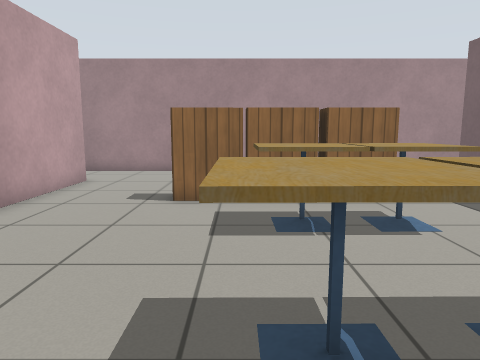
[1] (above)

22 first-person views from a walk through a robot-simulator world made for Gazebo. The camera is 0.9 m above the floor, tilts 8° down and sees 70° across. The floor is counted in squares, 0.5 m on a side. Each view is taken from the middle of a square. On the plan, view 1 faces up. The plan holds only what a view shows up to about 17 squares ahead; the rest is blank. Simple patterns stand in for the simulator's built-in surfaces.

[2]
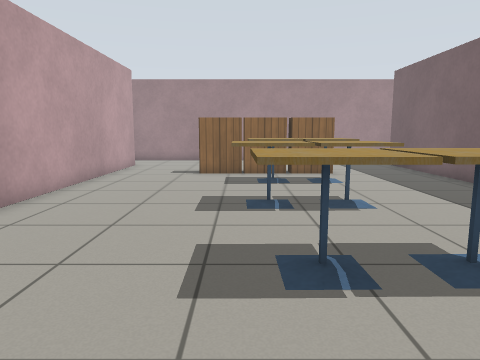

[3]
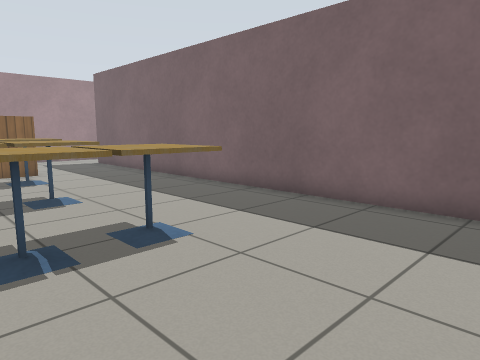

[4]
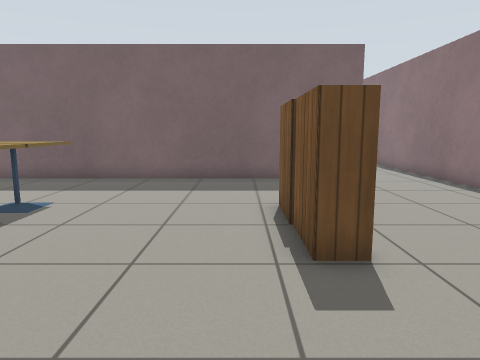

[5]
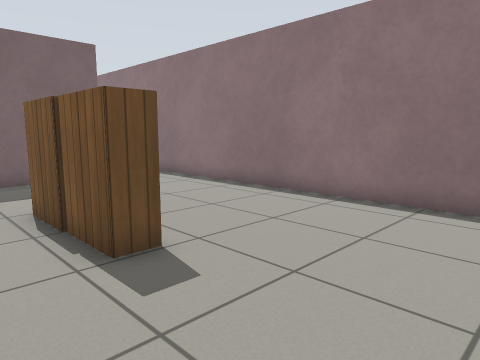

[6]
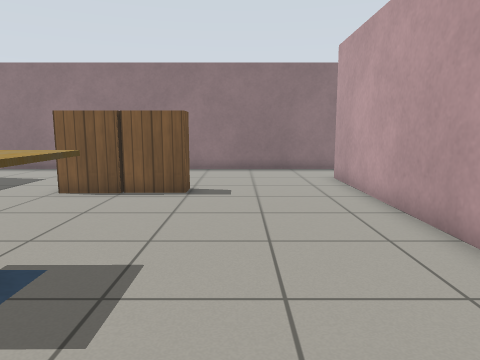

[7]
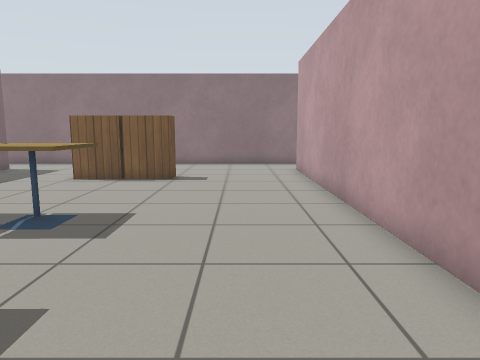

[8]
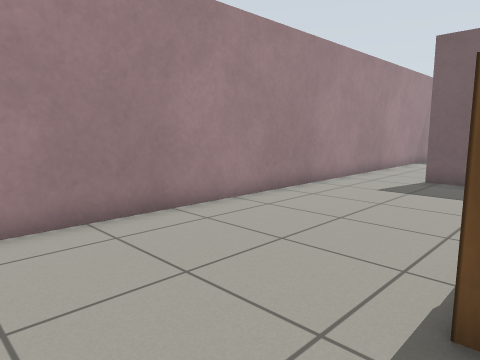

[9]
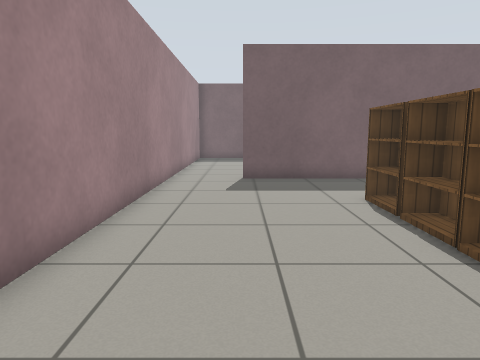

[10]
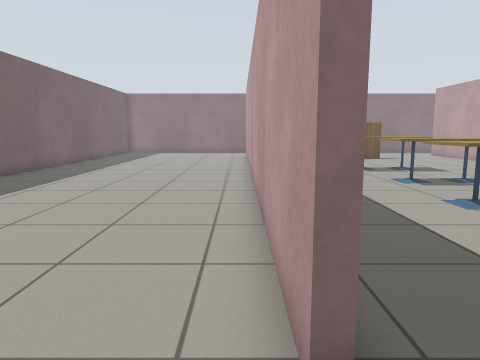

[11]
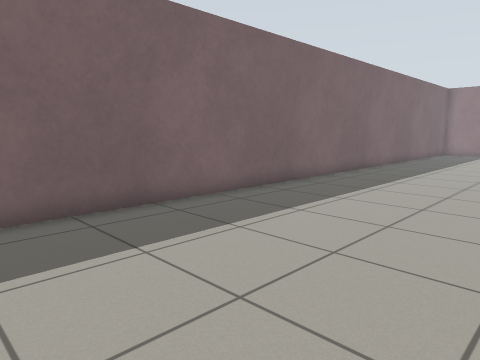

[12]
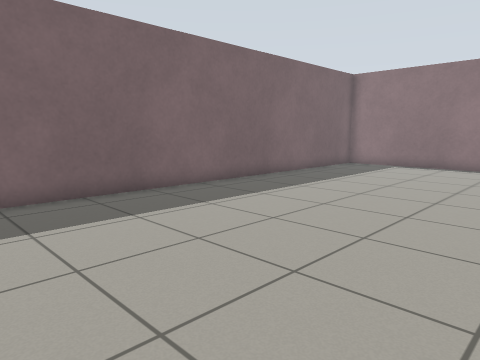

[13]
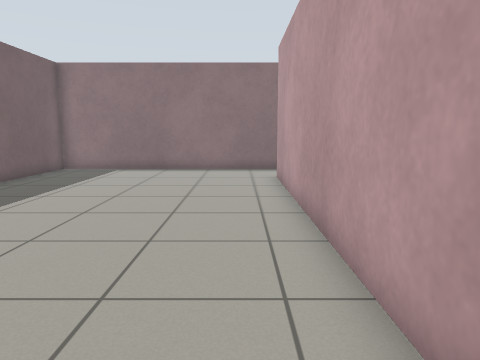

[14]
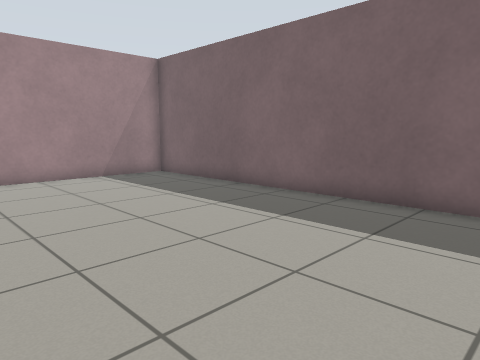

[15]
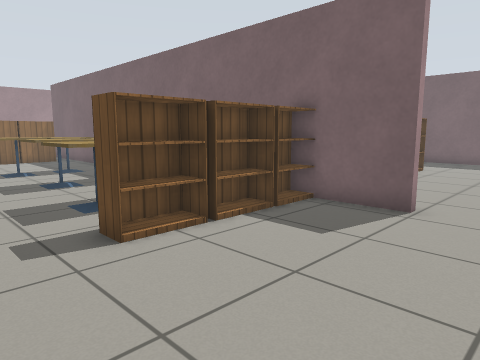

[16]
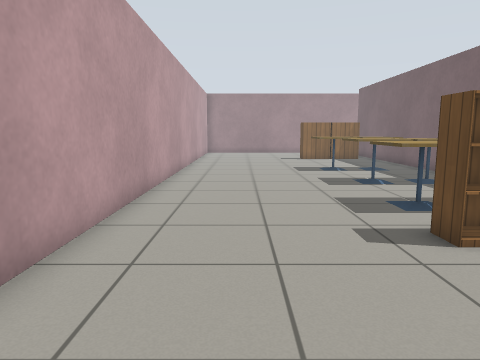

[17]
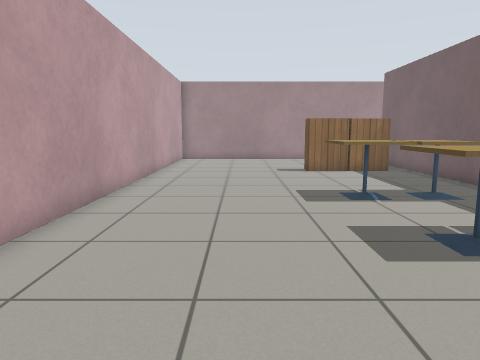

[18]
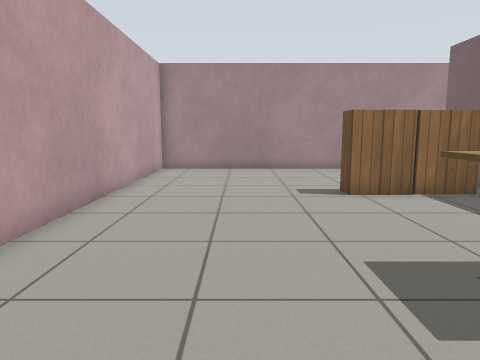

[19]
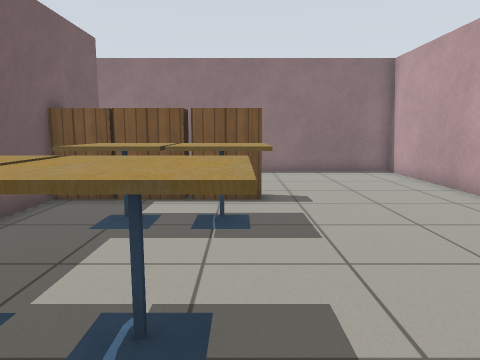

[20]
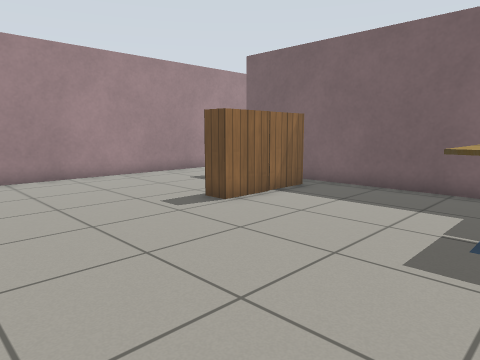

[21]
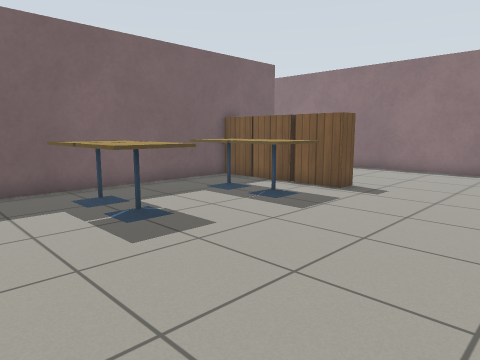

[22]
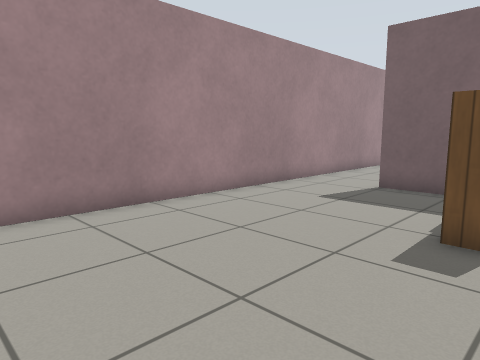

### Floor plan
Points are (right, up) in squares from view 1. A wall is a line through its corners. A room is listed if a view was taken in it or the views show most of it. See-through windows are left out.
Room 1 (views 1, 2, 3, 4, 5, 6, 7, 8, 9)
walls: (-5.7, 12.6) (-5.7, -11.5); (8.2, -11.6) (8.2, 12.9); (7.4, 15.8) (-5.6, 15.8); (-5.6, -14.6) (7.4, -14.6)
ways out: opening at (8, -13) to room 2; opening at (8, 14) to room 2; opening at (-6, -13) to room 3; opening at (-6, 14) to room 3
objects: bookshelf (-2, 9) to (-1, 9); bookshelf (0, -9) to (1, -8); cafe table (0, -2) to (1, -1); cafe table (0, 2) to (1, 3); bookshelf (0, 9) to (1, 9); cafe table (1, 6) to (2, 7); bookshelf (2, -9) to (3, -8); cafe table (2, -2) to (4, -1); cafe table (2, 2) to (3, 3); bookshelf (2, 9) to (4, 9); cafe table (3, 6) to (4, 7)
Room 2 (views 10, 11, 12, 13, 14)
walls: (8.2, 12.9) (8.5, 12.9) (8.5, -11.6); (7.4, -14.6) (18.6, -14.6) (18.6, 15.8) (7.4, 15.8)
ways out: opening at (8, -13) to room 1; opening at (8, 14) to room 1
Room 3 (views 15, 16, 17, 18, 19, 20, 21, 22)
walls: (-6, -11.5) (-6, 12.6); (-5.6, 15.8) (-17.8, 15.8) (-17.8, -14.6) (-5.6, -14.6)
ways out: opening at (-6, -13) to room 1; opening at (-6, 14) to room 1
objects: bookshelf (-11, -9) to (-10, -8); cafe table (-11, -6) to (-10, -5); cafe table (-11, -2) to (-10, -1); cafe table (-11, 2) to (-10, 3); bookshelf (-11, 9) to (-10, 9); bookshelf (-9, -9) to (-9, -8); cafe table (-9, -6) to (-8, -5); cafe table (-9, -2) to (-8, -1); cafe table (-9, 2) to (-8, 3); bookshelf (-9, 9) to (-7, 9); bookshelf (-8, -9) to (-7, -8)

Where each view was taken, in squares from view 1:
view 1: 0 up, 0 right, facing up
view 2: 6 down, 0 right, facing up
view 3: 7 down, 0 right, facing up-right
view 4: 7 down, 5 left, facing right
view 5: 6 down, 5 left, facing down-right
view 6: 2 up, 2 left, facing down
view 7: 5 up, 3 left, facing down
view 8: 9 up, 5 left, facing up-right
view 9: 13 up, 5 left, facing right
view 10: 15 up, 9 right, facing down
view 11: 15 up, 11 right, facing down-right
view 12: 4 up, 9 right, facing down-right
view 13: 2 up, 10 right, facing down
view 14: 2 up, 10 right, facing up-right
view 15: 14 down, 14 left, facing up-right
view 16: 14 down, 15 left, facing up
view 17: 7 down, 14 left, facing up
view 18: 1 down, 14 left, facing up
view 19: 1 up, 11 left, facing down
view 20: 2 up, 17 left, facing up-right
view 21: 2 up, 17 left, facing down-right
view 22: 8 up, 17 left, facing up-right
